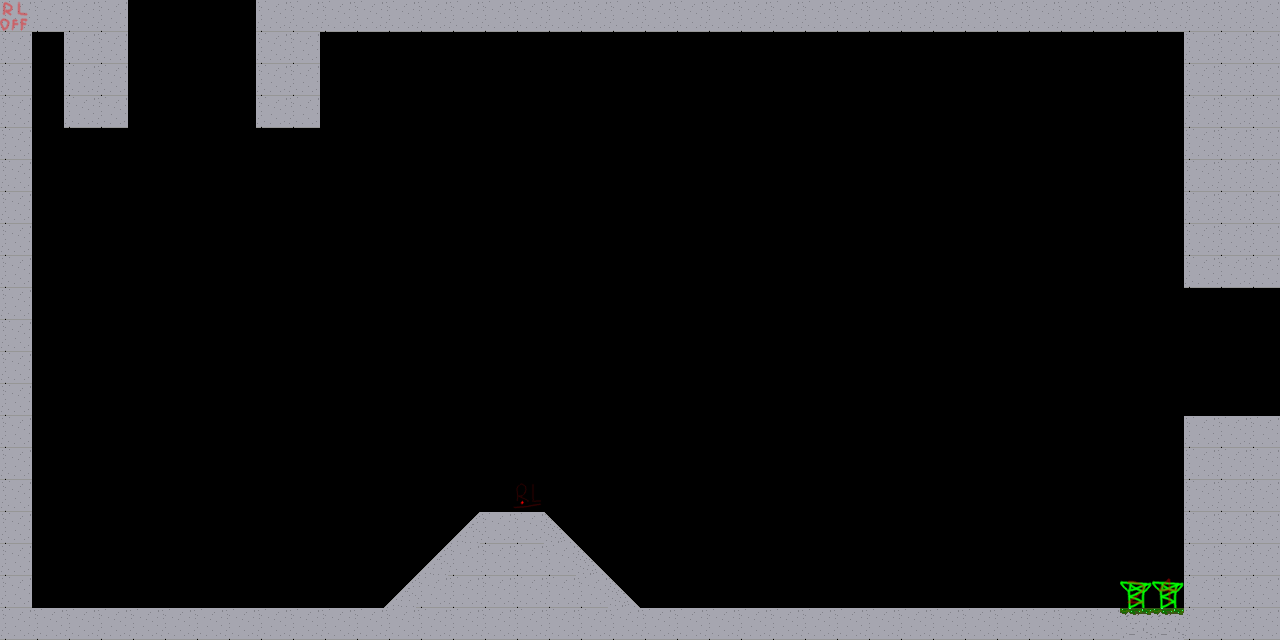

Below is a game level as drawn by its tile map, then a one-line description and the .tmx that defines it (tile-layer data replaced by summaries):
An orthogonal 40x20 tile map with 32x32 px tiles, 5 tile layers (platforms, objects, backgrounds, defaults, ...), 6 tilesets.

<map version="1.0" orientation="orthogonal" width="40" height="20" tilewidth="32" tileheight="32">
 <properties>
  <property name="name" value="level0" />
 </properties>
 <tileset firstgid="1" name="tile_ground" tilewidth="32" tileheight="32">
  <image source="../sheets/tile_ground.png" width="160" height="192" />
 </tileset>
 <tileset firstgid="31" name="tile_indicators" tilewidth="32" tileheight="32">
  <image source="../sheets/tile_indicators.png" width="256" height="256" />
 </tileset>
 <tileset firstgid="95" name="tile_lights" tilewidth="32" tileheight="32">
  <image source="../sheets/tile_lights.png" width="256" height="256" />
 </tileset>
 <tileset firstgid="159" name="tile_plants" tilewidth="32" tileheight="32">
  <image source="../sheets/tile_plants.png" width="256" height="256" />
 </tileset>
 <tileset firstgid="223" name="tile_special" tilewidth="32" tileheight="32">
  <image source="../sheets/tile_special.png" width="256" height="256" />
 </tileset>
 <tileset firstgid="287" name="tile_switches" tilewidth="32" tileheight="32">
  <image source="../sheets/tile_switches.png" width="256" height="256" />
 </tileset>
 <layer name="platforms" width="40" height="20">
  <data>[800 cells, 166 non-empty, 4 distinct tile ids]</data>
 </layer>
 <layer name="objects" width="40" height="20">
  <data>[800 cells, 4 non-empty, 3 distinct tile ids]</data>
 </layer>
 <layer name="backgrounds" width="40" height="20">
  <data>[800 cells, 0 non-empty, 0 distinct tile ids]</data>
 </layer>
 <layer name="defaults" width="40" height="20" opacity="0.42">
  <data>[800 cells, 3 non-empty, 3 distinct tile ids]</data>
 </layer>
 <layer name="interactions" width="40" height="20" opacity="0.2">
  <data>[800 cells, 1 non-empty, 1 distinct tile ids]</data>
 </layer>
</map>
